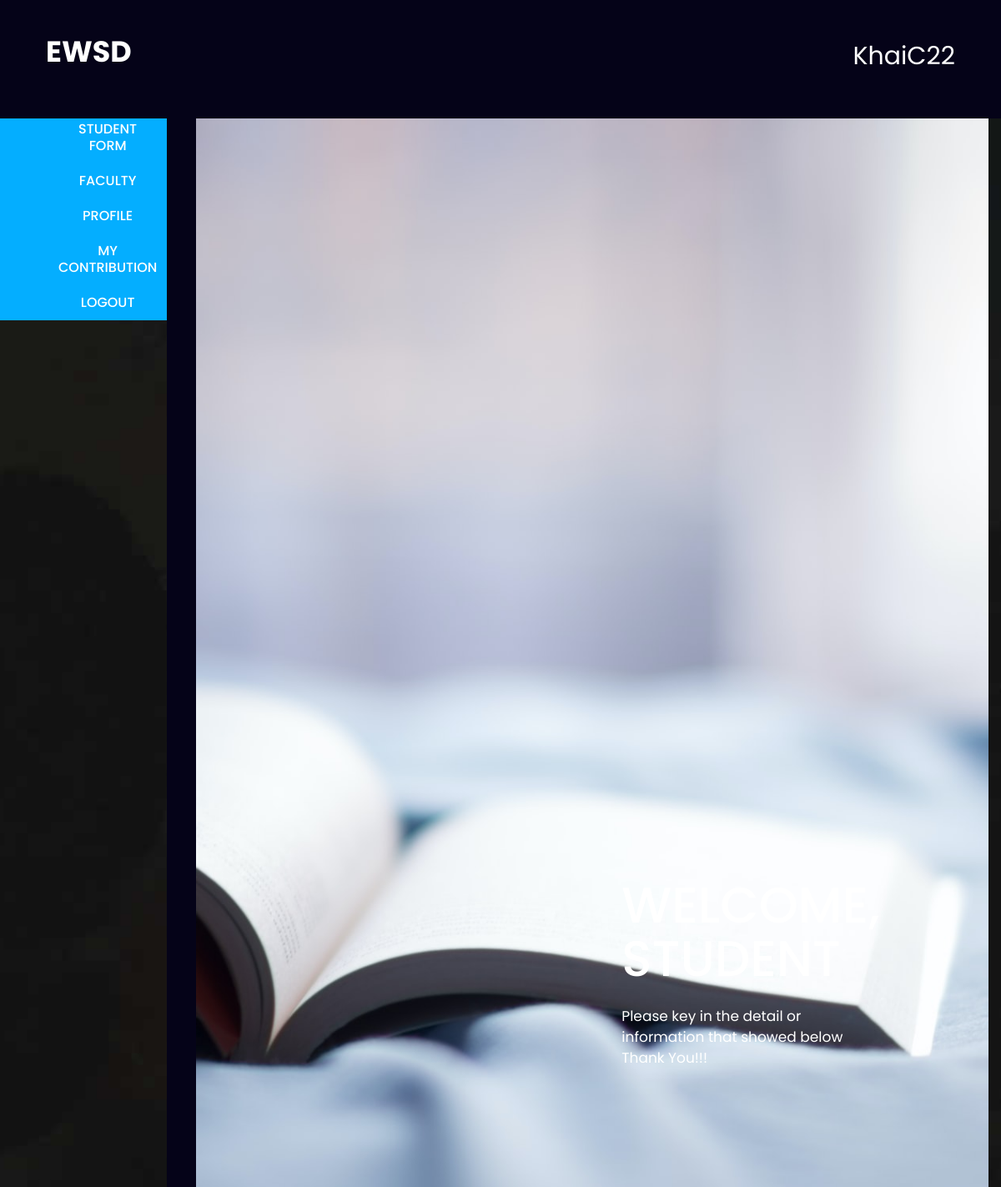
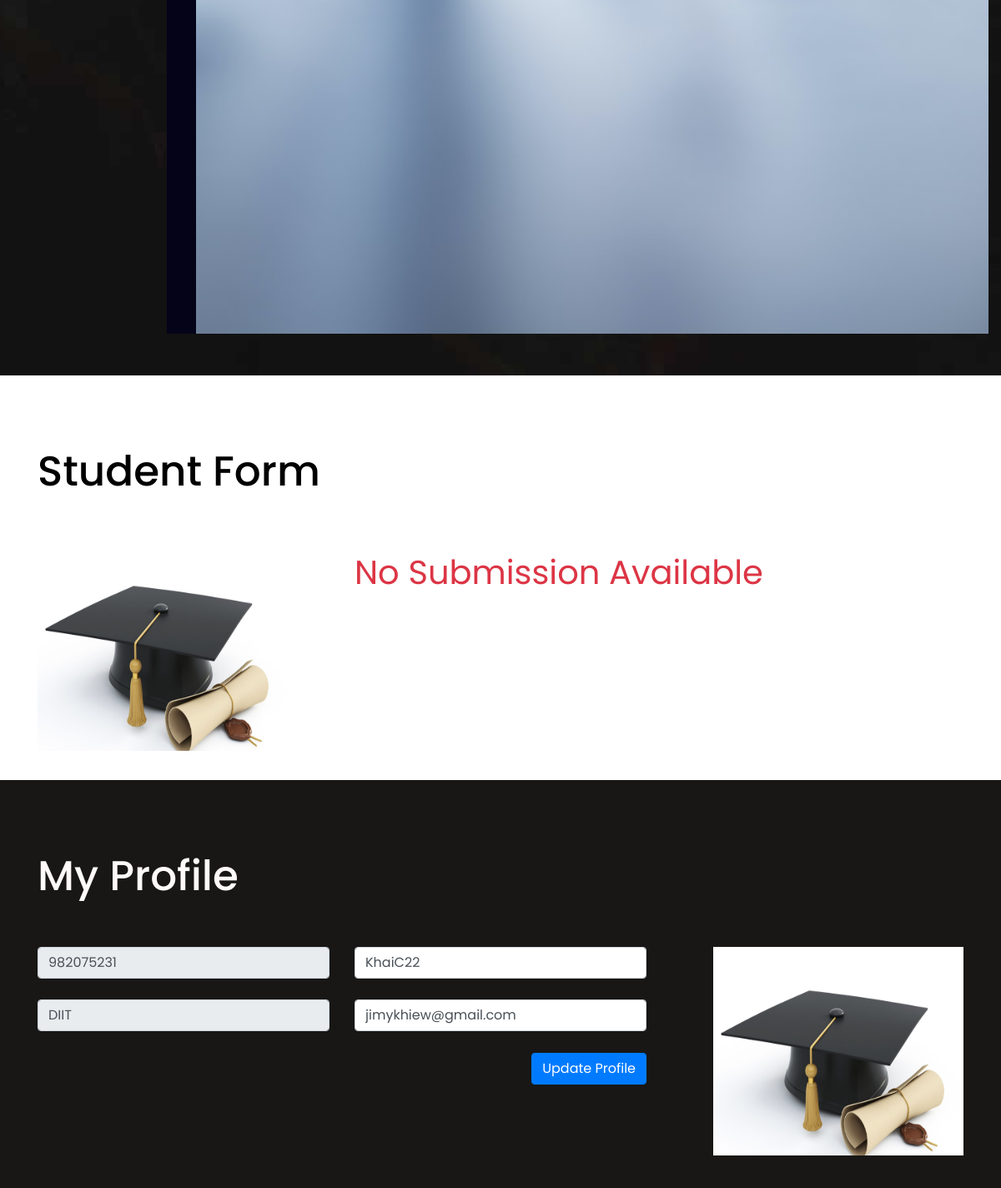
The page /Code/EWSDcoursework/Index.php (signed in, upper part) on the database as committed earlier (2 pictures, top to bottom).
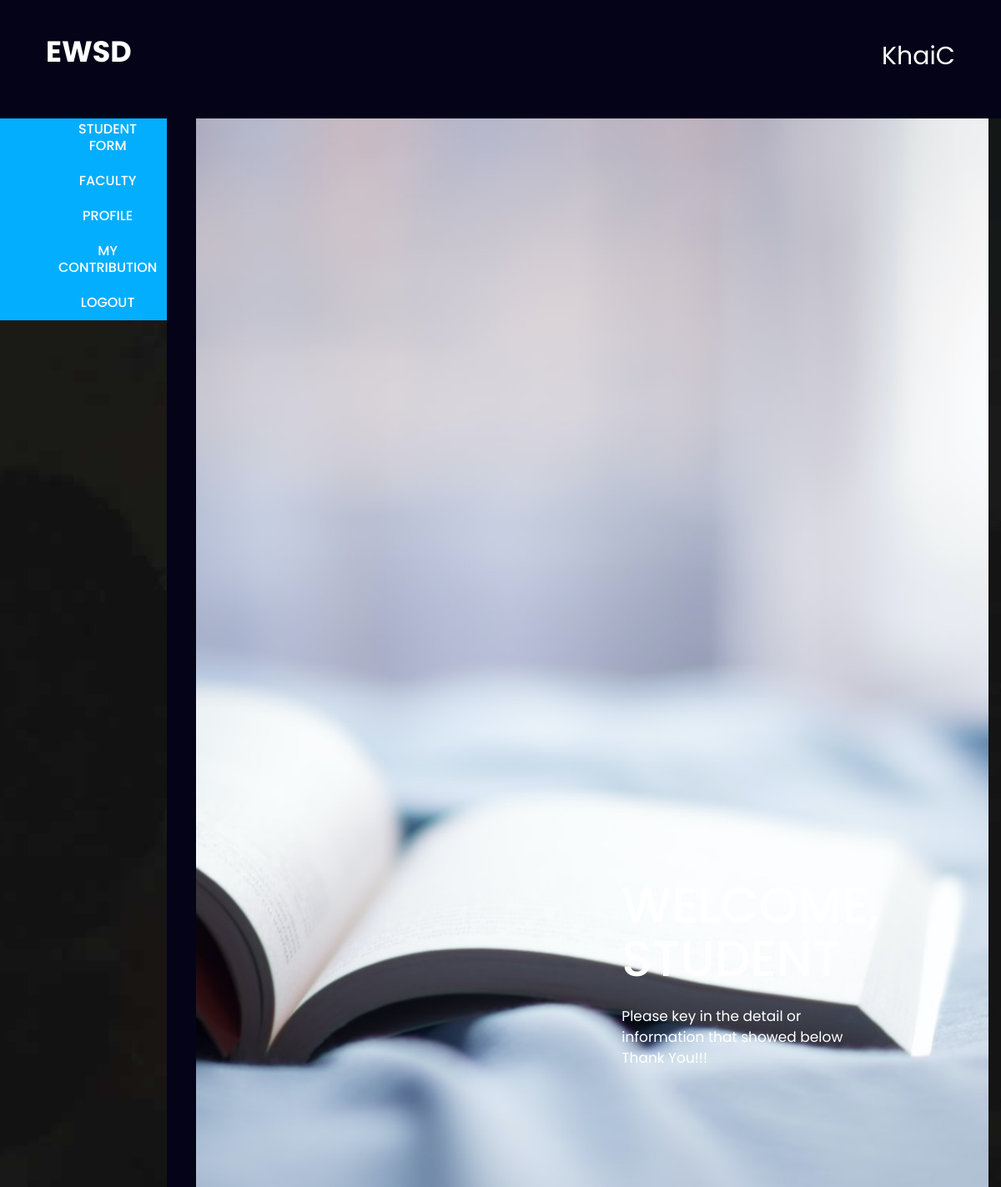
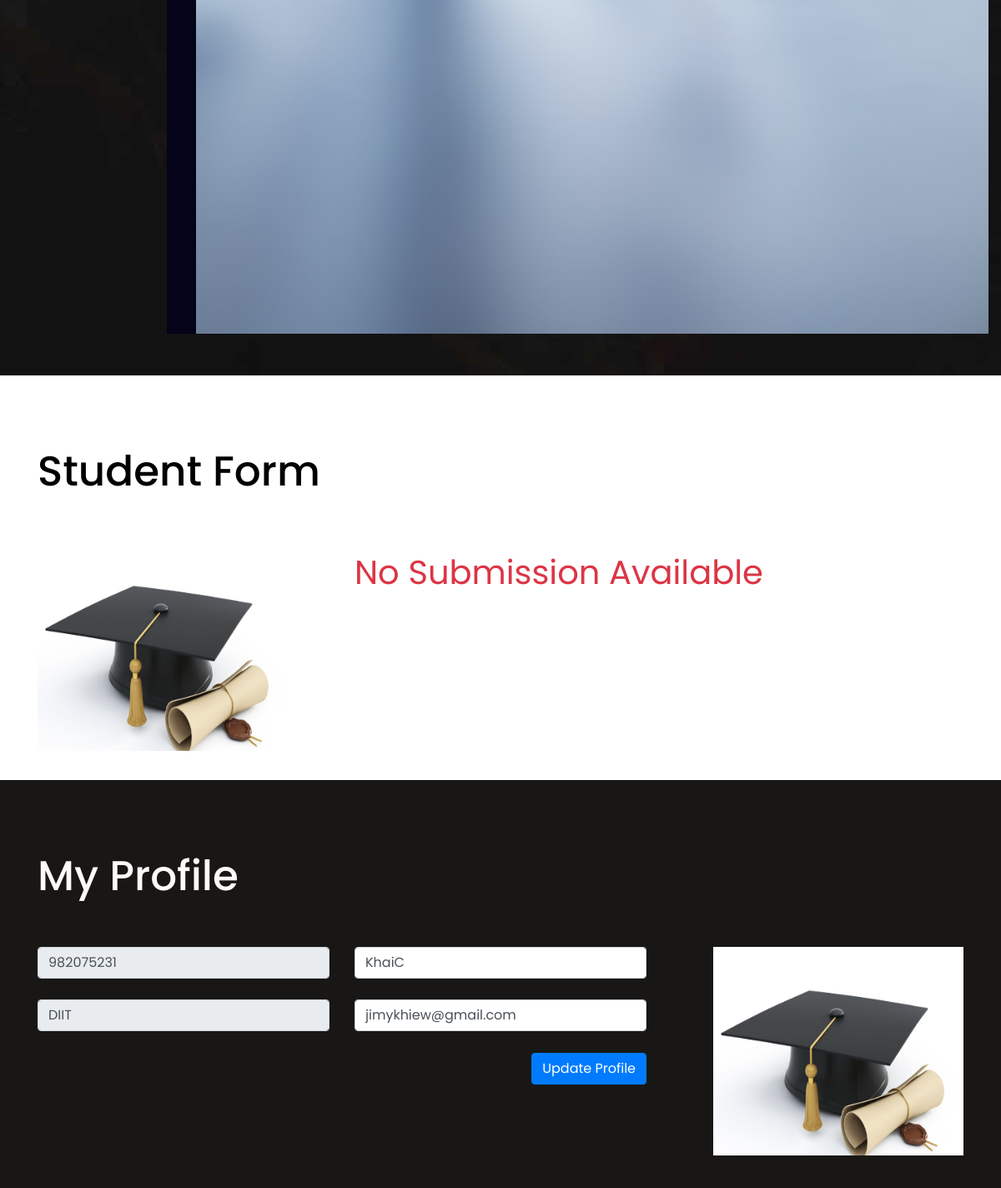
The same page on the database as committed later (2 pictures, top to bottom).
### tables this page shows
CREATE TABLE `student_tb` (
  `Student_ID` int(11) NOT NULL,
  `Name` varchar(255) NOT NULL,
  `Faculty` varchar(255) NOT NULL,
  `DOB` varchar(255) NOT NULL,
  `Gender` varchar(10) NOT NULL,
  `Email` varchar(255) NOT NULL,
  `Password` varchar(255) NOT NULL,
  `Type` varchar(50) NOT NULL
);

### Code/EWSDcoursework/Session.php (called while the page is built, shortened)
<?php
	require_once "dbconn.php";
	if(isset($_SESSION["login"]) && isset($_SESSION["type"]) && $_SESSION["type"] == "student"){
		$user_check = $_SESSION["login"];
		$sql = "SELECT * FROM `student_tb` WHERE `Name` = '$user_check' || `Student_ID` = '$user_check'";
		$result = mysqli_query($conn,$sql);
		$row = mysqli_fetch_array($result);
		$login_session = $row['Student_ID'];
		$login_name = $row['Name'];
		$login_email = $row['Email'];
		$login_type = $row['Type'];
		$login_faculty = $row['Faculty'];
	}

### Code/EWSDcoursework/index.php (the view, shortened to what the changed rows need)
<?php include '../EWSDcoursework/Top.php' ?>
<head>
</head>
<body>
	<div id="txtarea" class="our">
		<div class="container">
			<div class="row">
				<div class="col-md-12">
					<div class="titlepage">
						<h2>Student Form</h2>
					</div>
				</div>
			</div>
		</div>
	</div>
	<div id="txtarea" class="ourInvert">
		<div class="container">
			<div class="row">
				<div class="col-md-12">
					<div class="titlepage">
						<h2 style="color:snow;">My Profile</h2>
					</div>
				</div>
			</div>
			<div class="row">
				<div class="col-md-12 margin_bottom">
					<div class="row">
						<div class="col-xl-8 col-lg-8 col-md-8 col-sm-12">
							<div class="txtarea">
								<form action="<?php echo $_SERVER['PHP_SELF']; ?>" method="POST" id="Profile_Form">
									<div class="row">
										<div class="col">
											<input type="text" class="form-control" name="ID" placeholder="ID" id="COID" aria-label="ID" value="<?php echo $login_session; ?>" readonly>
										</div>
										<div class="col">
											<input type="text" class="form-control" name="SName" placeholder="Name" id="COName" aria-label="name" value="<?php echo $login_name; ?>" required>
										</div>
										<br>
									</div>
									<br>
									<div class="row">
										<div class="col">
											<input type="text" class="form-control" name="SCourse" placeholder="Course" id="course" aria-label="Course" value="<?php echo $login_faculty; ?>" readonly>
										</div>
										<div class="col">
											<input type="emial" class="form-control" name="SEmail" placeholder="Email" id="email" aria-label="Email" value="<?php echo $login_email; ?>" required>
										</div>
									</div>
									<br>
								</form>
							</div>
						</div>
					</div>
				</div>
			</div>
		</div>
</body>

### Code/EWSDcoursework/Top.php (shortened to what the changed rows need)
<?php require_once "Session.php"?>
<!DOCTYPE html>
<html lang="en">
<head>
    <link rel="stylesheet" href="../EWSDcoursework/Layout/mainpage/css/bootstrap.min.css">
    <link rel="stylesheet" href="../EWSDcoursework/Layout/mainpage/css/style.css">
    <link rel="stylesheet" href="../EWSDcoursework/Layout/mainpage/css/responsive.css">
    <link rel="stylesheet" href="../EWSDcoursework/Layout/mainpage/css/jquery.mCustomScrollbar.min.css">
    <link rel="stylesheet" href="https://netdna.bootstrapcdn.com/font-awesome/4.0.3/css/font-awesome.css">
    <link rel="stylesheet" href="https://cdnjs.cloudflare.com/ajax/libs/fancybox/2.1.5/jquery.fancybox.min.css" media="screen">
</head>
<body class="main-layout">
    <header>
        <div class="header-top">
            <div class="header" style="background-color:#050318;">
                <div class="container-fluid">
                    <div class="row">
                        <div class="col-xl-9 col-lg-9 col-md-9 col-sm-9">
                                        <ul class="top_icon">
                                        <?php
	if(!empty($login_name)){
                                            echo "<li class='username'><label style='font-size:30px;color:#fff;'>$login_name<label></li>";
                                        }
                                        else{
                                            echo "<li class='username'><label style='font-size:30px;color:#fff;'><label></li>";
                                        }
                                        ?>
                                        </ul>
                        </div>
                    </div>
                </div>
            </div>
            <section class="slider_section">
                <div class="banner_main">
                    <div class="container-fluid">
                        <div class="row">
                             <div class="col-xl-6 col-lg-6 col-md-6 col-sm-12 ">
                                <div class="text-img">
                                   <div class="text-bg" style="position: absolute;top: 50%;left: 50%;
                                   transform: translate(-50%, -50%);">
                                   <?php
                                   if(!empty($login_name)){
                                        if($login_type == "student"){
                                            echo "<h1>Welcome,<br>Student</h1>";
                                        }
                                        else{
                                            echo "<h1>Welcome,<br>$login_type</h1>";
                                        }
                                   }
                                   else{
                                       echo "<h1>Welcome,<br>User</h1>";
                                   }
                                   ?>
                                </div>
                                </div>
                            </div>
                        </div>
                    </div>
                </div>
           </section>
        </div>
    </header>
</body>
</html>

Rows that differ between the two databases and show on the page:
changed student_tb "DIIT": Name "KhaiC22" → "KhaiC"; SName "KhaiC22" → "KhaiC"
